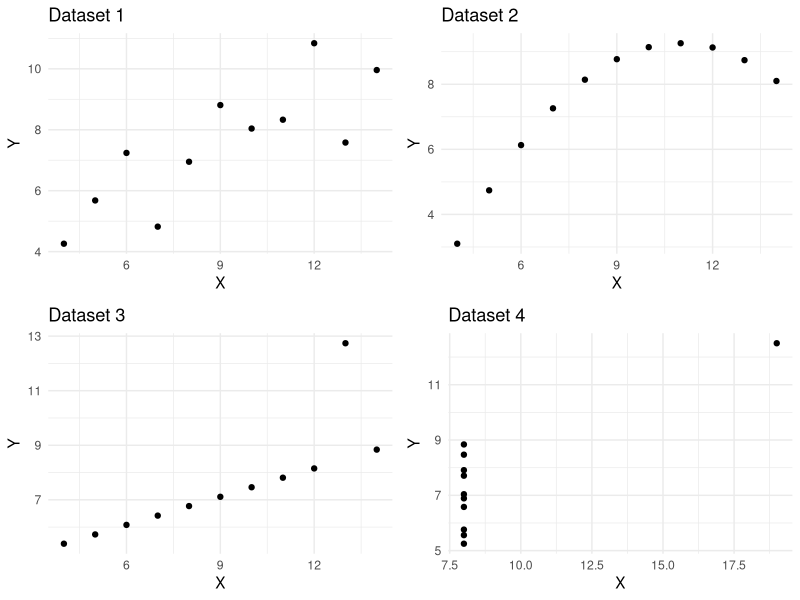
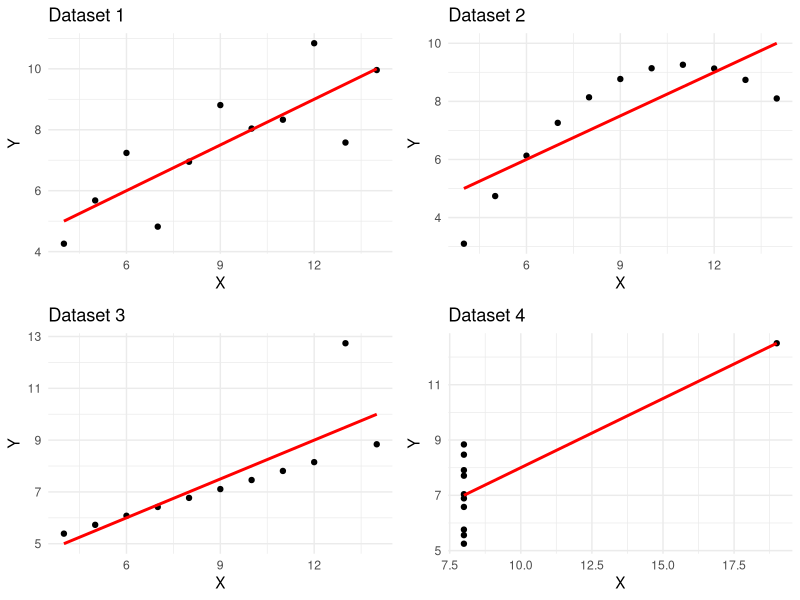

The R script that drew these images, in order:
## ---- chunk 1
data <- read.csv("LungCancer.csv")
summary(data)

## ---- chunk 2

contingency_table <- table(data$Smoker, data$Case)
rownames(contingency_table) <- c("Smoker", "Non Smoker")
colnames(contingency_table) <- c("Case", "No Case")
print(contingency_table)


## ---- chunk 3

row_totals <- rowSums(contingency_table)
col_totals <- colSums(contingency_table)
grand_total <- sum(contingency_table)

expected_counts <- outer(row_totals, col_totals) / grand_total
print(expected_counts)

## ---- chunk 4
observed_chi_squared <- sum((contingency_table - expected_counts)^2 / expected_counts)
print(paste("Observed chi-squared value:", observed_chi_squared))

## ---- chunk 5

chi_squared_test <- chisq.test(contingency_table)
p_value <- chi_squared_test$p.value
print(paste("Chi-squared value:", chi_squared_test$statistic))
print(paste("P-value:", p_value))

## ---- chunk 6
library(knitr)

observed_counts <- matrix(c(7, 7, 7, 13,
                            27, 34, 12, 18,
                            55, 52, 11, 24),
                          nrow = 3,
                          byrow = TRUE)

rownames(observed_counts) <- c("Moderate-advanced", "Minimal", "Not Present")
colnames(observed_counts) <- c("O", "A", "AB", "B")
contingency_table <- as.table(observed_counts)
kable(contingency_table, caption = "Contingency Table")


## ---- chunk 7
row_totals <- rowSums(contingency_table)
col_totals <- colSums(contingency_table)
grand_total <- sum(contingency_table)

expected_counts <- outer(row_totals, col_totals) / grand_total
kable(expected_counts, caption = "Expected Counts Table")

## ---- chunk 8

observed_chi_squared <- sum((contingency_table - expected_counts)^2 / expected_counts)
paste("Observed chi-squared value:", observed_chi_squared)

## ---- chunk 9
chi_squared_test <- chisq.test(contingency_table)
p_value <- chi_squared_test$p.value
paste("Chi-squared value:", chi_squared_test$statistic)
paste("P-value:", p_value)
## ---- chunk 10
library(ggplot2)
library(gridExtra)
library(readr)
# Read the CSV file line by line
lines <- readLines("anscombe.csv")

# Find the starting and ending line numbers for each dataset
start_lines <- grep("^DATASET", lines)
end_lines <- c(start_lines[-1] - 1, length(lines))

# Read each dataset into a data frame
dataset1 <- read.csv(text = paste(lines[(start_lines[1] + 1):(end_lines[1] - 1)], collapse = "\n"), header = TRUE)
dataset2 <- read.csv(text = paste(lines[(start_lines[2] + 1):(end_lines[2] - 1)], collapse = "\n"), header = TRUE)
dataset3 <- read.csv(text = paste(lines[(start_lines[3] + 1):(end_lines[3] - 1)], collapse = "\n"), header = TRUE)
dataset4 <- read.csv(text = paste(lines[(start_lines[4] + 1):end_lines[4]], collapse = "\n"), header = TRUE)

plot1 <- ggplot(dataset1, aes(x = Set1x, y = Set1y)) + geom_point() +
  labs(title = "Dataset 1", x = "X", y = "Y") + theme_minimal()

plot2 <- ggplot(dataset2, aes(x = Set2x, y = Set2y)) + geom_point() +
  labs(title = "Dataset 2", x = "X", y = "Y") + theme_minimal()

plot3 <- ggplot(dataset3, aes(x = Set3x, y = Set3y)) + geom_point() +
  labs(title = "Dataset 3", x = "X", y = "Y") + theme_minimal()

plot4 <- ggplot(dataset4, aes(x = Set4x, y = Set4y)) + geom_point() +
  labs(title = "Dataset 4", x = "X", y = "Y") + theme_minimal()

grid.arrange(plot1, plot2, plot3, plot4, ncol = 2)


## ---- chunk 11
# Perform simple linear regression for each dataset
lm1 <- lm(Set1y ~ Set1x, data = dataset1)
lm2 <- lm(Set2y ~ Set2x, data = dataset2)
lm3 <- lm(Set3y ~ Set3x, data = dataset3)
lm4 <- lm(Set4y ~ Set4x, data = dataset4)

# Add regression lines to the scatter plots
plot1 <- plot1 + geom_smooth(method = "lm", se = FALSE, color = "red")
plot2 <- plot2 + geom_smooth(method = "lm", se = FALSE, color = "red")
plot3 <- plot3 + geom_smooth(method = "lm", se = FALSE, color = "red")
plot4 <- plot4 + geom_smooth(method = "lm", se = FALSE, color = "red")

# Display the scatter plots with regression lines
grid.arrange(plot1, plot2, plot3, plot4, ncol = 2)

# Calculate R-squared values
r_squared_1 <- summary(lm1)$r.squared
r_squared_2 <- summary(lm2)$r.squared
r_squared_3 <- summary(lm3)$r.squared
r_squared_4 <- summary(lm4)$r.squared

# Create a table showing the R-squared values for each dataset
r_squared_table <- data.frame(
  Dataset = c("Dataset 1", "Dataset 2", "Dataset 3", "Dataset 4"),
  R_Squared = c(r_squared_1, r_squared_2, r_squared_3, r_squared_4)
)

# Print the table
library(knitr)
kable(r_squared_table, caption = "R-squared values for each dataset")

